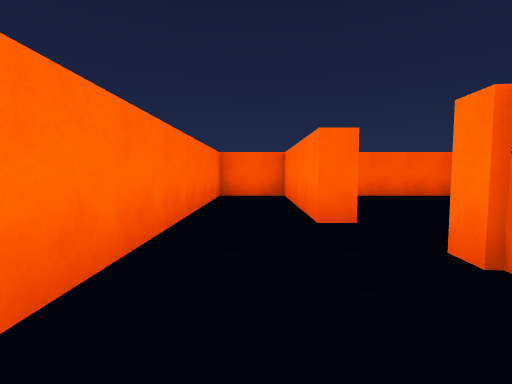
view 1 (above)

12 first-person views from a walk through a scene from a Unity 3-D project. The camera is 1.3 m above the floor, tilts 4° down and sees 85° across. The floor is counted in squares, 2 m on a side. Each view is taken from the middle of a square. On the plan, view 1 faces up. The plan holds only what a view shows up to about 9 squares ahead; the rest is blank. The player character is not drawn.

view 2
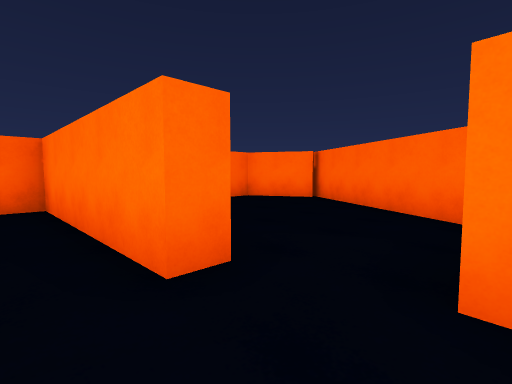

view 3
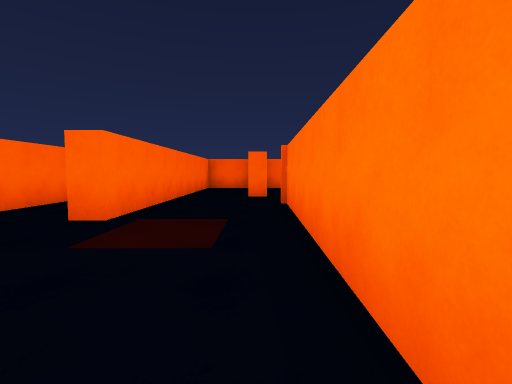

view 4
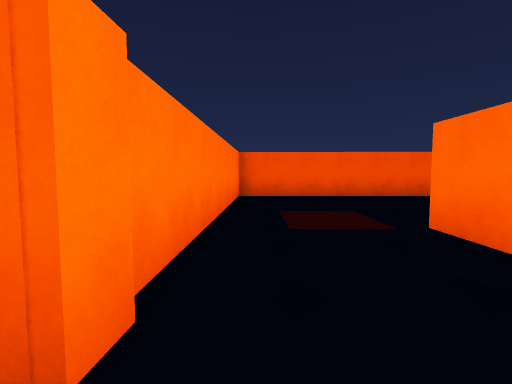

view 5
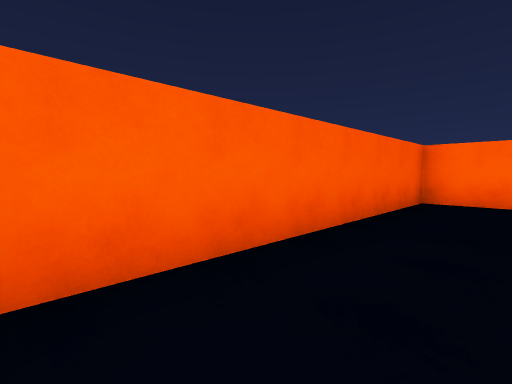

view 6
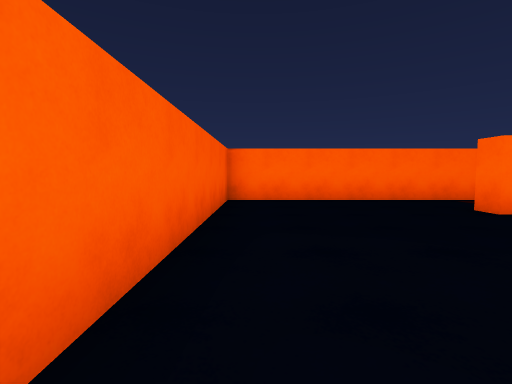

view 7
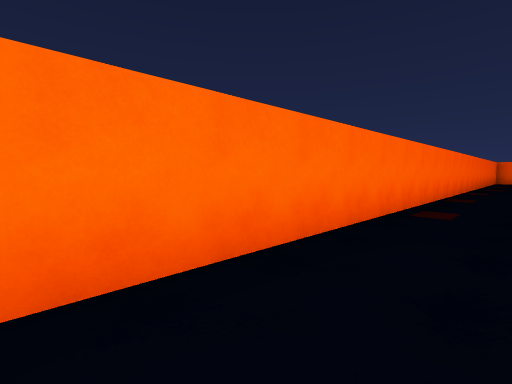

view 8
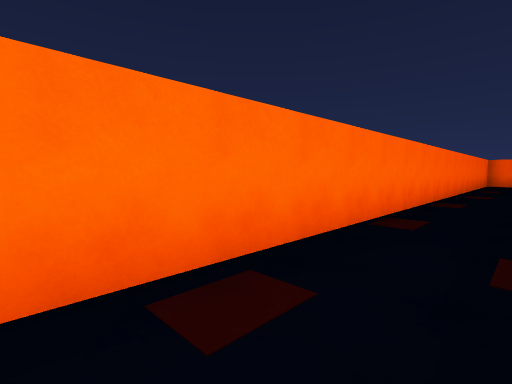

view 9
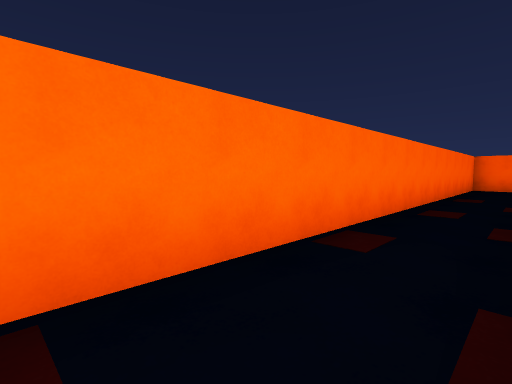

view 10
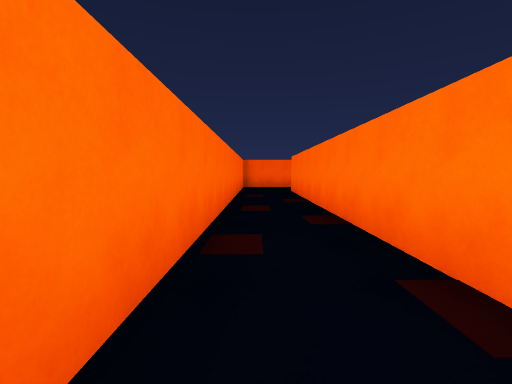

view 11
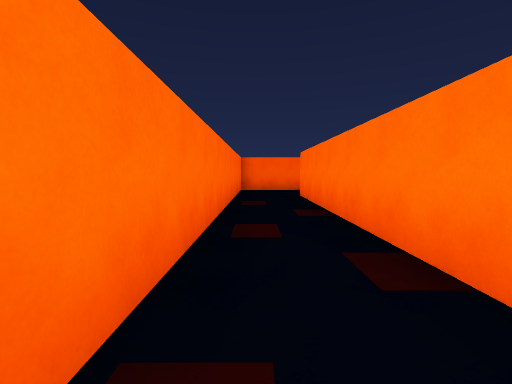

view 12
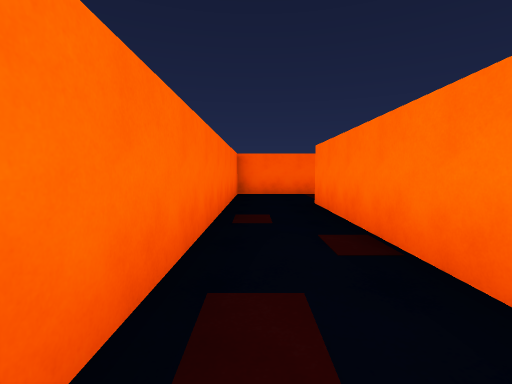

### Floor plan
Points are (right, up) in squares from view 1. A wall is a line through its corners. A room is listed if a view was taken in it or the views show most of it. See-through windows are left out.
Room 1 (views 1, 2, 3, 5, 6, 7, 8, 9, 10, 11, 12)
walls: (-3.8, 5.3) (-3.8, 11.4); (-3.3, -0.2) (-3.8, -0.2); (0.8, 3.6) (0.8, 7.8) (-0.6, 7.8); (-1, 7.4) (-1, -0.2) (-1.5, -0.2); (-5.6, 11.4) (-5.6, -4.7) (1.5, -4.7) (1.7, 2.3)
ways out: opening at (1, 3) to room 2
Room 2 (view 4)
walls: (1.3, 3.6) (0.8, 3.6); (4.2, 2.6) (6.6, 6.4); (6.3, 6.2) (5.5, 7.8) (2.8, 7.8)
ways out: opening at (1, 3) to room 1

Positions as (right, up) in squares from view 1, and headings:
1: (0, 0), facing up
2: (0, 2), facing up-right
3: (1, -4), facing up
4: (1, 3), facing down
5: (1, -3), facing down-left
6: (1, -4), facing left
7: (-4, -4), facing up-left
8: (-4, 0), facing up-left
9: (-4, 4), facing up-left
10: (-5, 4), facing up
11: (-5, 6), facing up
12: (-5, 8), facing up
